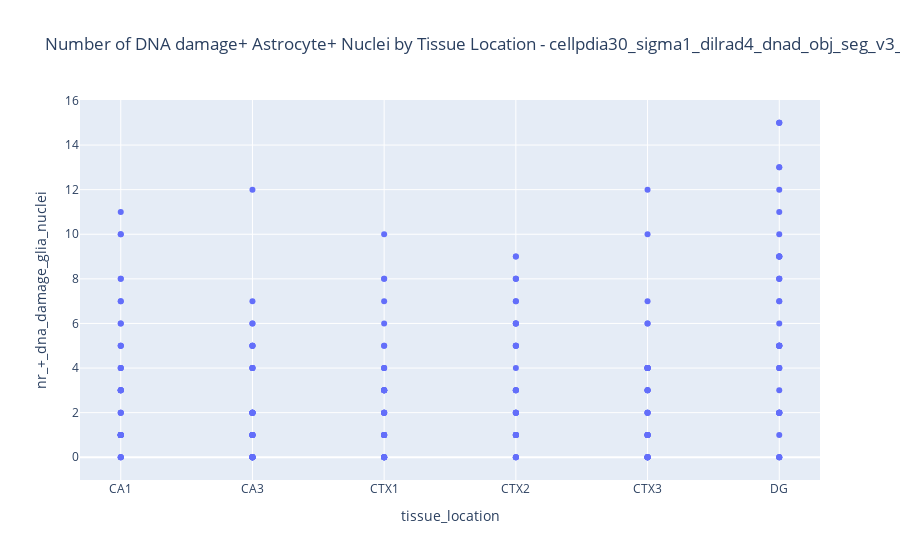
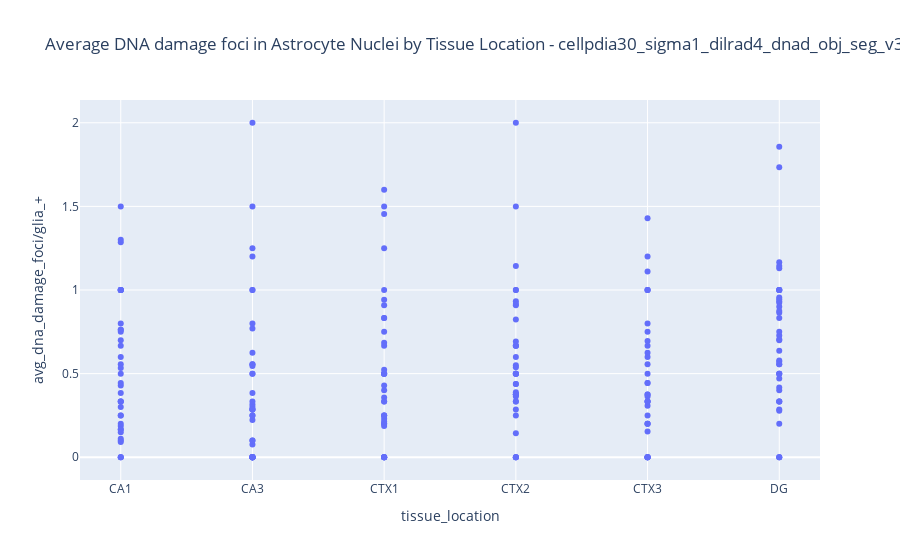
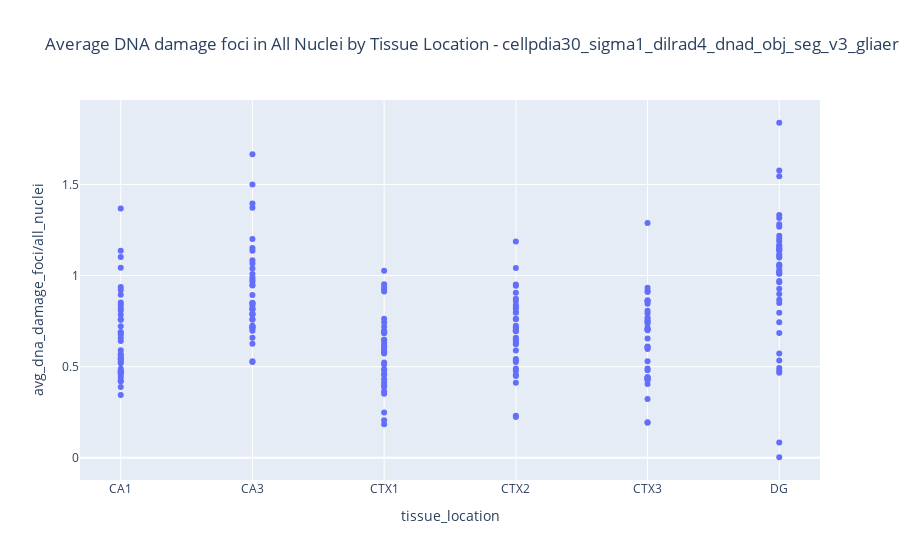
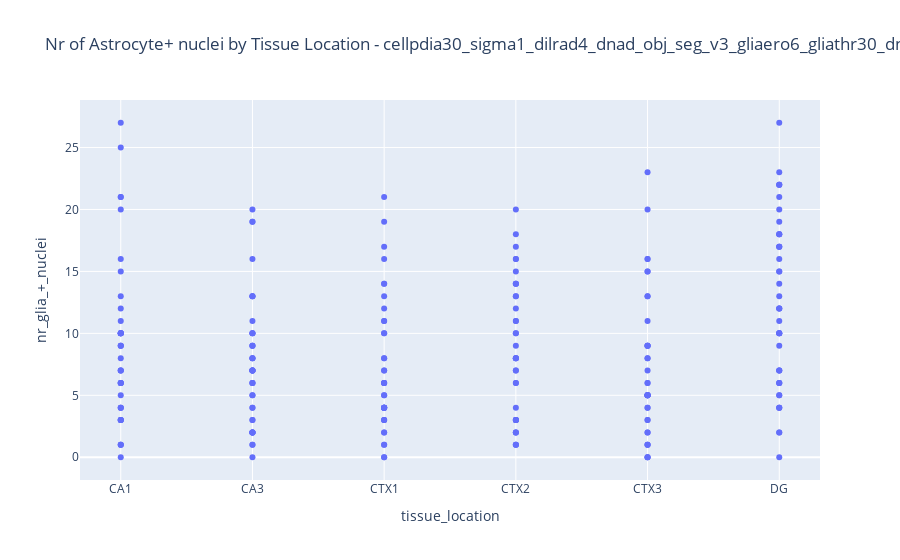

Notebook source saved alongside these figures, in order:
### Markdown cell above
<h2>Initial data exploration</h2>

### Code cell
show_exploratory_data(df, dataset, parameters_title)

### Figure 1 — Plotly figure (JSON) as saved in the notebook; plotly's stock layout.template omitted (floating-point values rounded to 4 significant figures; data arrays with more than 128 entries replaced by an {"elided": "..."} marker saying what was removed)
{"data": [{"customdata": {"elided": "232x3 mixed values"}, "hovertemplate": "tissue_location=%{x}<br>nr_+_dna_damage_glia_nuclei=%{y}<br>staining_id=%{customdata[0]}<br>index=%{customdata[1]}<br>filename=%{customdata[2]}<extra></extra>", "legendgroup": "", "marker": {"color": "#636efa", "symbol": "circle"}, "mode": "markers", "name": "", "orientation": "v", "showlegend": false, "type": "scatter", "x": {"elided": "232 str values"}, "xaxis": "x", "y": {"elided": "232 int values"}, "yaxis": "y"}], "layout": {"legend": {"tracegroupgap": 0}, "title": {"text": "Number of DNA damage+ Astrocyte+ Nuclei by Tissue Location - cellpdia30_sigma1_dilrad4_dnad_obj_seg_v3_gliaero6_gliathr30_dnadero2"}, "xaxis": {"anchor": "y", "domain": [0, 1], "title": {"text": "tissue_location"}}, "yaxis": {"anchor": "x", "domain": [0, 1], "title": {"text": "nr_+_dna_damage_glia_nuclei"}}}}

### Figure 2 — Plotly figure (JSON) as saved in the notebook; plotly's stock layout.template omitted (floating-point values rounded to 4 significant figures; data arrays with more than 128 entries replaced by an {"elided": "..."} marker saying what was removed)
{"data": [{"customdata": {"elided": "232x3 mixed values"}, "hovertemplate": "tissue_location=%{x}<br>avg_dna_damage_foci/glia_+=%{y}<br>staining_id=%{customdata[0]}<br>index=%{customdata[1]}<br>filename=%{customdata[2]}<extra></extra>", "legendgroup": "", "marker": {"color": "#636efa", "symbol": "circle"}, "mode": "markers", "name": "", "orientation": "v", "showlegend": false, "type": "scatter", "x": {"elided": "232 str values"}, "xaxis": "x", "y": {"elided": "232 float values"}, "yaxis": "y"}], "layout": {"legend": {"tracegroupgap": 0}, "title": {"text": "Average DNA damage foci in Astrocyte Nuclei by Tissue Location - cellpdia30_sigma1_dilrad4_dnad_obj_seg_v3_gliaero6_gliathr30_dnadero2"}, "xaxis": {"anchor": "y", "domain": [0, 1], "title": {"text": "tissue_location"}}, "yaxis": {"anchor": "x", "domain": [0, 1], "title": {"text": "avg_dna_damage_foci/glia_+"}}}}

### Figure 3 — Plotly figure (JSON) as saved in the notebook; plotly's stock layout.template omitted (floating-point values rounded to 4 significant figures; data arrays with more than 128 entries replaced by an {"elided": "..."} marker saying what was removed)
{"data": [{"customdata": {"elided": "232x3 mixed values"}, "hovertemplate": "tissue_location=%{x}<br>avg_dna_damage_foci/all_nuclei=%{y}<br>staining_id=%{customdata[0]}<br>index=%{customdata[1]}<br>filename=%{customdata[2]}<extra></extra>", "legendgroup": "", "marker": {"color": "#636efa", "symbol": "circle"}, "mode": "markers", "name": "", "orientation": "v", "showlegend": false, "type": "scatter", "x": {"elided": "232 str values"}, "xaxis": "x", "y": {"elided": "232 float values"}, "yaxis": "y"}], "layout": {"legend": {"tracegroupgap": 0}, "title": {"text": "Average DNA damage foci in All Nuclei by Tissue Location - cellpdia30_sigma1_dilrad4_dnad_obj_seg_v3_gliaero6_gliathr30_dnadero2"}, "xaxis": {"anchor": "y", "domain": [0, 1], "title": {"text": "tissue_location"}}, "yaxis": {"anchor": "x", "domain": [0, 1], "title": {"text": "avg_dna_damage_foci/all_nuclei"}}}}

### Figure 4 — Plotly figure (JSON) as saved in the notebook; plotly's stock layout.template omitted (floating-point values rounded to 4 significant figures; data arrays with more than 128 entries replaced by an {"elided": "..."} marker saying what was removed)
{"data": [{"customdata": {"elided": "232x3 mixed values"}, "hovertemplate": "tissue_location=%{x}<br>nr_glia_+_nuclei=%{y}<br>staining_id=%{customdata[0]}<br>index=%{customdata[1]}<br>filename=%{customdata[2]}<extra></extra>", "legendgroup": "", "marker": {"color": "#636efa", "symbol": "circle"}, "mode": "markers", "name": "", "orientation": "v", "showlegend": false, "type": "scatter", "x": {"elided": "232 str values"}, "xaxis": "x", "y": {"elided": "232 int values"}, "yaxis": "y"}], "layout": {"legend": {"tracegroupgap": 0}, "title": {"text": "Nr of Astrocyte+ nuclei by Tissue Location - cellpdia30_sigma1_dilrad4_dnad_obj_seg_v3_gliaero6_gliathr30_dnadero2"}, "xaxis": {"anchor": "y", "domain": [0, 1], "title": {"text": "tissue_location"}}, "yaxis": {"anchor": "x", "domain": [0, 1], "title": {"text": "nr_glia_+_nuclei"}}}}
